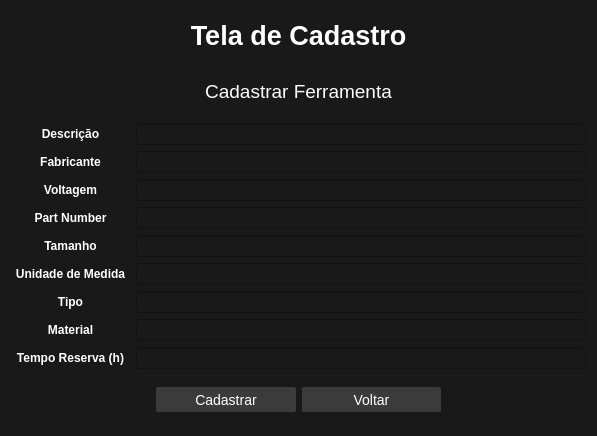
      <widget class="QWidget" name="pg_cadastro_ferramentas">
       <property name="minimumSize">
        <size>
         <width>595</width>
         <height>436</height>
        </size>
       </property>
       <property name="styleSheet">
        <string notr="true">background-color:rgba(25,25,25,255)</string>
       </property>
       <layout class="QVBoxLayout" name="verticalLayout_4">
        <item>
         <widget class="QLabel" name="label_15">
          <property name="font">
           <font>
            <pointsize>20</pointsize>
           </font>
          </property>
          <property name="text">
           <string>&lt;html&gt;&lt;head/&gt;&lt;body&gt;&lt;p&gt;&lt;span style=&quot; font-weight:600; color:#ffffff;&quot;&gt;Tela de Cadastro&lt;/span&gt;&lt;/p&gt;&lt;/body&gt;&lt;/html&gt;</string>
          </property>
          <property name="alignment">
           <set>Qt::AlignCenter</set>
          </property>
          <property name="margin">
           <number>-1</number>
          </property>
          <property name="indent">
           <number>-2</number>
          </property>
         </widget>
        </item>
        <item>
         <widget class="QLabel" name="label_3">
          <property name="font">
           <font>
            <pointsize>11</pointsize>
           </font>
          </property>
          <property name="text">
           <string>&lt;html&gt;&lt;head/&gt;&lt;body&gt;&lt;p&gt;&lt;span style=&quot; font-size:14pt; color:#fdfdfd;&quot;&gt;Cadastrar Ferramenta&lt;/span&gt;&lt;/p&gt;&lt;/body&gt;&lt;/html&gt;</string>
          </property>
          <property name="alignment">
           <set>Qt::AlignCenter</set>
          </property>
         </widget>
        </item>
        <item>
         <layout class="QHBoxLayout" name="horizontalLayout_5">
          <item>
           <widget class="QLabel" name="label_4">
            <property name="minimumSize">
             <size>
              <width>119</width>
              <height>0</height>
             </size>
            </property>
            <property name="text">
             <string>&lt;html&gt;&lt;head/&gt;&lt;body&gt;&lt;p&gt;&lt;span style=&quot; font-size:9pt; font-weight:600; color:#ffffff;&quot;&gt;Descrição&lt;/span&gt;&lt;/p&gt;&lt;/body&gt;&lt;/html&gt;</string>
            </property>
            <property name="alignment">
             <set>Qt::AlignCenter</set>
            </property>
           </widget>
          </item>
          <item>
           <widget class="QLineEdit" name="txt_descricao">
            <property name="minimumSize">
             <size>
              <width>450</width>
              <height>20</height>
             </size>
            </property>
            <property name="styleSheet">
             <string notr="true">color:rgb(255,255,255)</string>
            </property>
            <property name="maxLength">
             <number>60</number>
            </property>
           </widget>
          </item>
         </layout>
        </item>
        <item>
         <layout class="QHBoxLayout" name="horizontalLayout_6">
          <item>
           <widget class="QLabel" name="label_5">
            <property name="minimumSize">
             <size>
              <width>119</width>
              <height>0</height>
             </size>
            </property>
            <property name="text">
             <string>&lt;html&gt;&lt;head/&gt;&lt;body&gt;&lt;p&gt;&lt;span style=&quot; font-size:9pt; font-weight:600; color:#ffffff;&quot;&gt;Fabricante&lt;/span&gt;&lt;/p&gt;&lt;/body&gt;&lt;/html&gt;</string>
            </property>
            <property name="alignment">
             <set>Qt::AlignCenter</set>
            </property>
           </widget>
          </item>
          <item>
           <widget class="QLineEdit" name="txt_fabricante">
            <property name="minimumSize">
             <size>
              <width>450</width>
              <height>20</height>
             </size>
            </property>
            <property name="styleSheet">
             <string notr="true">color:rgb(255,255,255)</string>
            </property>
            <property name="maxLength">
             <number>30</number>
            </property>
           </widget>
          </item>
         </layout>
        </item>
        <item>
         <layout class="QHBoxLayout" name="horizontalLayout_7">
          <item>
           <widget class="QLabel" name="label_10">
            <property name="minimumSize">
             <size>
              <width>119</width>
              <height>0</height>
             </size>
            </property>
            <property name="text">
             <string>&lt;html&gt;&lt;head/&gt;&lt;body&gt;&lt;p&gt;&lt;span style=&quot; font-size:9pt; font-weight:600; color:#ffffff;&quot;&gt;Voltagem&lt;/span&gt;&lt;/p&gt;&lt;/body&gt;&lt;/html&gt;</string>
            </property>
            <property name="alignment">
             <set>Qt::AlignCenter</set>
            </property>
           </widget>
          </item>
          <item>
           <widget class="QLineEdit" name="txt_voltagem">
            <property name="minimumSize">
             <size>
              <width>450</width>
              <height>20</height>
             </size>
            </property>
            <property name="styleSheet">
             <string notr="true">color:rgb(255,255,255)</string>
            </property>
            <property name="maxLength">
             <number>15</number>
            </property>
           </widget>
          </item>
         </layout>
        </item>
        <item>
         <layout class="QHBoxLayout" name="horizontalLayout_8">
          <item>
           <widget class="QLabel" name="label_11">
            <property name="minimumSize">
             <size>
              <width>119</width>
              <height>0</height>
             </size>
            </property>
            <property name="text">
             <string>&lt;html&gt;&lt;head/&gt;&lt;body&gt;&lt;p&gt;&lt;span style=&quot; font-size:9pt; font-weight:600; color:#ffffff;&quot;&gt;Part Number&lt;/span&gt;&lt;/p&gt;&lt;/body&gt;&lt;/html&gt;</string>
            </property>
            <property name="alignment">
             <set>Qt::AlignCenter</set>
            </property>
           </widget>
          </item>
          <item>
           <widget class="QLineEdit" name="txt_part_numb">
            <property name="minimumSize">
             <size>
              <width>450</width>
              <height>20</height>
             </size>
            </property>
            <property name="styleSheet">
             <string notr="true">color:rgb(255,255,255)</string>
            </property>
            <property name="inputMethodHints">
             <set>Qt::ImhDigitsOnly|Qt::ImhLatinOnly</set>
            </property>
            <property name="maxLength">
             <number>25</number>
            </property>
           </widget>
          </item>
         </layout>
        </item>
        <item>
         <layout class="QHBoxLayout" name="horizontalLayout_9">
          <item>
           <widget class="QLabel" name="label_12">
            <property name="minimumSize">
             <size>
              <width>119</width>
              <height>0</height>
             </size>
            </property>
            <property name="text">
             <string>&lt;html&gt;&lt;head/&gt;&lt;body&gt;&lt;p&gt;&lt;span style=&quot; font-size:9pt; font-weight:600; color:#ffffff;&quot;&gt;Tamanho&lt;/span&gt;&lt;/p&gt;&lt;/body&gt;&lt;/html&gt;</string>
            </property>
            <property name="alignment">
             <set>Qt::AlignCenter</set>
            </property>
           </widget>
          </item>
          <item>
           <widget class="QLineEdit" name="txt_tamanho">
            <property name="minimumSize">
             <size>
              <width>450</width>
              <height>20</height>
             </size>
            </property>
            <property name="styleSheet">
             <string notr="true">color:rgb(255,255,255)</string>
            </property>
            <property name="maxLength">
             <number>20</number>
            </property>
           </widget>
          </item>
         </layout>
        </item>
        <item>
         <layout class="QHBoxLayout" name="horizontalLayout_10">
          <item>
           <widget class="QLabel" name="label_13">
            <property name="minimumSize">
             <size>
              <width>119</width>
              <height>0</height>
             </size>
            </property>
            <property name="text">
             <string>&lt;html&gt;&lt;head/&gt;&lt;body&gt;&lt;p&gt;&lt;span style=&quot; font-size:9pt; font-weight:600; color:#ffffff;&quot;&gt;Unidade de Medida&lt;/span&gt;&lt;/p&gt;&lt;/body&gt;&lt;/html&gt;</string>
            </property>
            <property name="alignment">
             <set>Qt::AlignCenter</set>
            </property>
           </widget>
          </item>
          <item>
           <widget class="QLineEdit" name="txt_un_medida">
            <property name="minimumSize">
             <size>
              <width>450</width>
              <height>20</height>
             </size>
            </property>
            <property name="styleSheet">
             <string notr="true">color:rgb(255,255,255)</string>
            </property>
            <property name="maxLength">
             <number>15</number>
            </property>
           </widget>
          </item>
         </layout>
        </item>
        <item>
         <layout class="QHBoxLayout" name="horizontalLayout_11">
          <item>
           <widget class="QLabel" name="label_6">
            <property name="minimumSize">
             <size>
              <width>119</width>
              <height>0</height>
             </size>
            </property>
            <property name="text">
             <string>&lt;html&gt;&lt;head/&gt;&lt;body&gt;&lt;p&gt;&lt;span style=&quot; font-size:9pt; font-weight:600; color:#ffffff;&quot;&gt;Tipo&lt;/span&gt;&lt;/p&gt;&lt;/body&gt;&lt;/html&gt;</string>
            </property>
            <property name="alignment">
             <set>Qt::AlignCenter</set>
            </property>
           </widget>
          </item>
          <item>
           <widget class="QLineEdit" name="txt_tipo">
            <property name="minimumSize">
             <size>
              <width>450</width>
              <height>20</height>
             </size>
            </property>
            <property name="styleSheet">
             <string notr="true">color:rgb(255,255,255)</string>
            </property>
            <property name="maxLength">
             <number>15</number>
            </property>
           </widget>
          </item>
         </layout>
        </item>
        <item>
         <layout class="QHBoxLayout" name="horizontalLayout_12">
          <item>
           <widget class="QLabel" name="label_7">
            <property name="minimumSize">
             <size>
              <width>119</width>
              <height>0</height>
             </size>
            </property>
            <property name="text">
             <string>&lt;html&gt;&lt;head/&gt;&lt;body&gt;&lt;p&gt;&lt;span style=&quot; font-size:9pt; font-weight:600; color:#ffffff;&quot;&gt;Material&lt;/span&gt;&lt;/p&gt;&lt;/body&gt;&lt;/html&gt;</string>
            </property>
            <property name="alignment">
             <set>Qt::AlignCenter</set>
            </property>
           </widget>
          </item>
          <item>
           <widget class="QLineEdit" name="txt_material">
            <property name="minimumSize">
             <size>
              <width>450</width>
              <height>20</height>
             </size>
            </property>
            <property name="styleSheet">
             <string notr="true">color:rgb(255,255,255)</string>
            </property>
            <property name="maxLength">
             <number>15</number>
            </property>
           </widget>
          </item>
         </layout>
        </item>
        <item>
         <layout class="QHBoxLayout" name="horizontalLayout_13">
          <item>
           <widget class="QLabel" name="label_8">
            <property name="minimumSize">
             <size>
              <width>119</width>
              <height>0</height>
             </size>
            </property>
            <property name="text">
             <string>&lt;html&gt;&lt;head/&gt;&lt;body&gt;&lt;p&gt;&lt;span style=&quot; font-size:9pt; font-weight:600; color:#ffffff;&quot;&gt;Tempo Reserva (h)&lt;/span&gt;&lt;/p&gt;&lt;/body&gt;&lt;/html&gt;</string>
            </property>
            <property name="alignment">
             <set>Qt::AlignCenter</set>
            </property>
           </widget>
          </item>
          <item>
           <widget class="QLineEdit" name="txt_horas">
            <property name="minimumSize">
             <size>
              <width>450</width>
              <height>20</height>
             </size>
            </property>
            <property name="styleSheet">
             <string notr="true">color:rgb(255,255,255)</string>
            </property>
            <property name="inputMethodHints">
             <set>Qt::ImhDigitsOnly</set>
            </property>
            <property name="maxLength">
             <number>3</number>
            </property>
           </widget>
          </item>
         </layout>
        </item>
        <item>
         <layout class="QHBoxLayout" name="horizontalLayout_14">
          <item>
           <widget class="QLabel" name="label_14">
            <property name="text">
             <string/>
            </property>
           </widget>
          </item>
          <item>
           <widget class="QPushButton" name="btn_cadastrar_ferramenta">
            <property name="minimumSize">
             <size>
              <width>0</width>
              <height>25</height>
             </size>
            </property>
            <property name="styleSheet">
             <string notr="true">QPushButton{
	color:rgb(255, 255, 255);
	border-radius: 2px;
	font-size: 14px;
	background-color:rgba(59,59,59,255);
}

QPushButton:hover{background-color: rgba(77,77,77,255); color:white}</string>
            </property>
            <property name="text">
             <string>Cadastrar</string>
            </property>
           </widget>
          </item>
          <item>
           <widget class="QPushButton" name="btn_voltar_ferramenta">
            <property name="minimumSize">
             <size>
              <width>0</width>
              <height>25</height>
             </size>
            </property>
            <property name="styleSheet">
             <string notr="true">QPushButton{
	color:rgb(255, 255, 255);
	border-radius: 2px;
	font-size: 14px;
	background-color:rgba(59,59,59,255);
}

QPushButton:hover{background-color: rgba(77,77,77,255); color:white}</string>
            </property>
            <property name="text">
             <string>Voltar</string>
            </property>
           </widget>
          </item>
          <item>
           <widget class="QLabel" name="label_9">
            <property name="text">
             <string/>
            </property>
           </widget>
          </item>
         </layout>
        </item>
       </layout>
      </widget>
